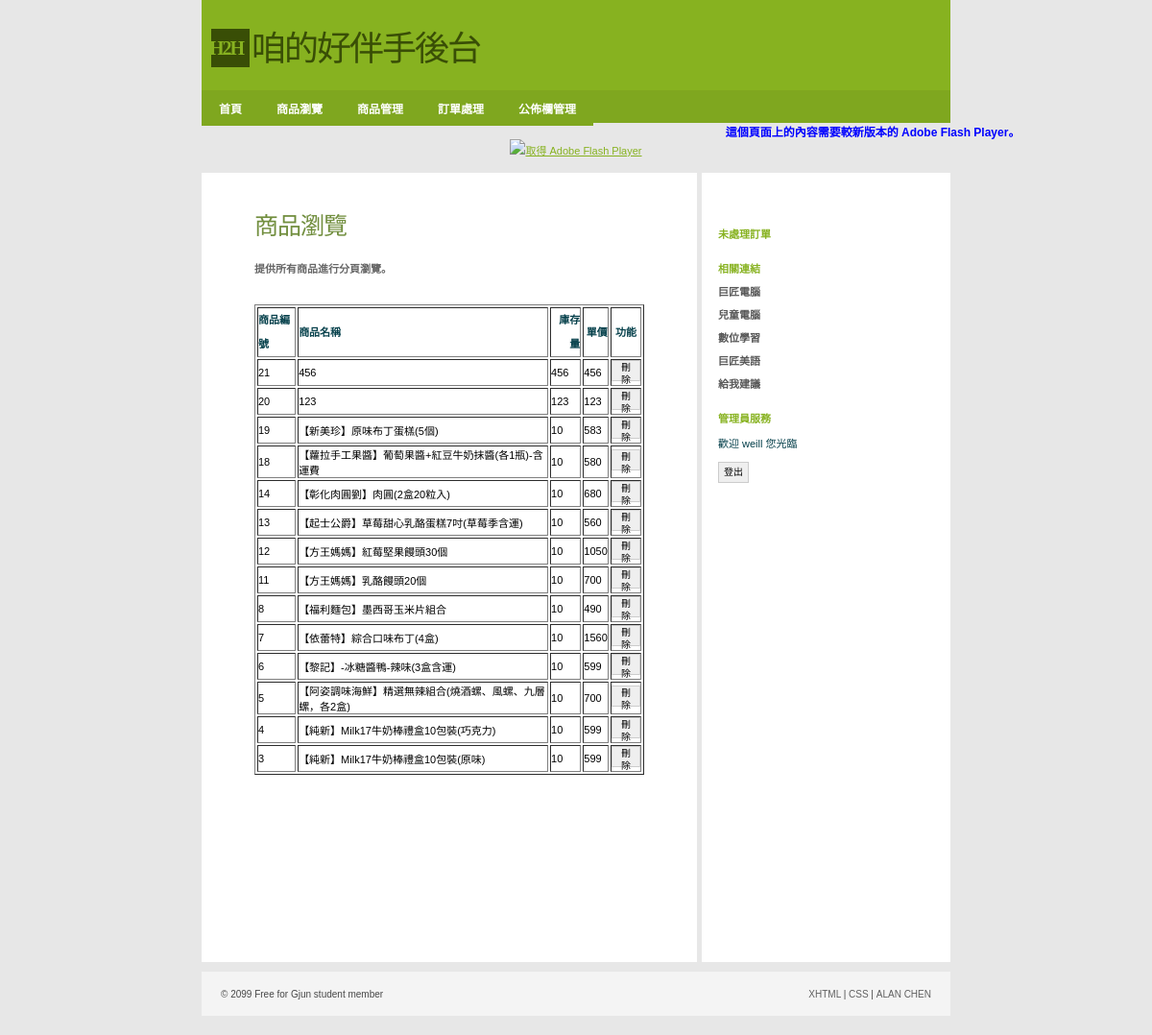
Before: /Admin/productBrowser.php (signed in) with the older database file.
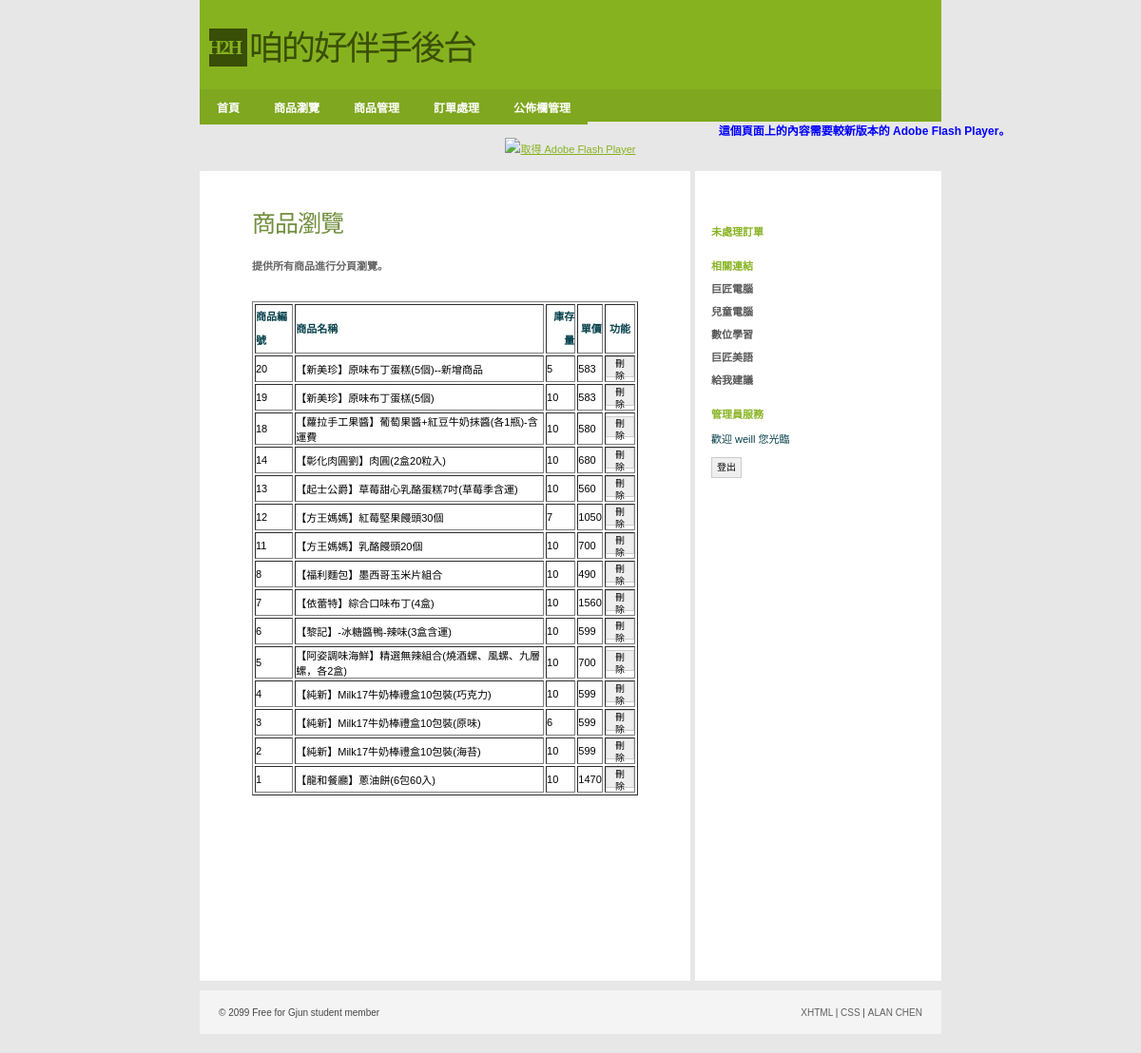
After: the same page with the newer database file.
### tables this page shows
CREATE TABLE `product` (
  `id` int(11) NOT NULL COMMENT '產品編號',
  `name` varchar(200) NOT NULL COMMENT '產品名稱',
  `introduce` text COMMENT '產品內容',
  `price` int(11) DEFAULT '0' COMMENT '產品單價',
  `qty` int(11) DEFAULT '0' COMMENT '產品庫存量',
  `state` tinyint(1) DEFAULT '1' COMMENT '產品上架否'
);

### Admin/productBrowser.php (the view, shortened to what this page needs)
<?php require_once('../Connections/shop.php'); ?>
<?php
$query_productBrowser = "SELECT * FROM product ORDER BY id DESC";
$productBrowser = mysql_query($query_productBrowser, $shop) or die(mysql_error());
$row_productBrowser = mysql_fetch_assoc($productBrowser);
 session_start(); ?>
<!DOCTYPE html PUBLIC "-//W3C//DTD XHTML 1.0 Strict//EN"
"http://www.w3.org/TR/xhtml1/DTD/xhtml1-strict.dtd">
<html xmlns="http://www.w3.org/1999/xhtml">
<head>
<link rel="stylesheet" href="../css/styles.css" media="all" type="text/css" />
</head>
<body>
  <div id="header">
      <div class="subContainer">
            <div id="logo">
            <div id="box">H2H</div>
            <p>咱的好伴手後台</p>
            </div>
    </div>
</div>
<div id="navigation">
	<ul id="sddm">
        <li><a href="index.php">首頁</a></li>
        <li><a href="productBrowser.php">商品瀏覽</a></li>
	    <li><a href="#"
        onmouseover="mopen('m1')"
        onmouseout="mclosetime()">商品管理</a>
    	</li>
        <li><a href="orderForm.php">訂單處理</a></li>
	    <li><a href="#"
        onmouseover="mopen('m2')"
        onmouseout="mclosetime()">公佈欄管理</a>
    	</li>
		</ul>
</div>
<object id="FlashID" classid="clsid:D27CDB6E-AE6D-11cf-96B8-444553540000" width="780" height="120">
    <object type="application/x-shockwave-flash" data="../Scripts/pic.swf" width="780" height="120">
      <div>
        <h4>這個頁面上的內容需要較新版本的 Adobe Flash Player。</h4>
        <p><a href="http://www.adobe.com/go/getflashplayer"><img src="http://www.adobe.com/images/shared/download_buttons/get_flash_player.gif" alt="取得 Adobe Flash Player" width="112" height="33" /></a></p>
      </div>
    </object>
  </object>
<div id="container">
  <div id="primaryContent">
    <h2>商品瀏覽</h2>
    <h3>提供所有商品進行分頁瀏覽。</h3>
    <p>&nbsp;</p>
      <table border="1" width="100%">
        <tr>
          <th scope="col"><p>商品編號</p></th>
          <th scope="col"><p>商品名稱</p></th>
          <th align="right" scope="col"><p>庫存量</p></th>
          <th align="right" scope="col"><p>單價</p></th>
          <th align="center" scope="col"><p>功能</p></th>
        </tr>
        <?php do { ?><tr>
          <td><?php echo $row_productBrowser['id']; ?></td>
          <td><?php echo $row_productBrowser['name']; ?></td>
          <td><?php echo $row_productBrowser['qty']; ?></td>
          <td><?php echo $row_productBrowser['price']; ?></td>
          <td><button onclick="if(confirm('您確認要刪除嗎?'))location.href='productDelete.php?id=<?php echo $row_productBrowser['id']; ?>'">刪除</button></td>
          </tr> <?php } while ($row_productBrowser = mysql_fetch_assoc($productBrowser)); ?>
      </table>
    <p>&nbsp;</p>
    <p>&nbsp;</p>
    <p>&nbsp;</p>
    <p>&nbsp;</p>
    <p>&nbsp;</p>
    <p>&nbsp;</p>
    <p>&nbsp;</p>
  </div>
  <div id="secondaryContent">
    <p>&nbsp;</p>
    <h3>未處理訂單</h3>
    <h3>相關連結</h3>
    <ul class="links">
      <li><a href="http://www.pcschool.com.tw/">巨匠電腦</a></li>
      <li><a href="http://kid.pcschool.com.tw/">兒童電腦</a></li>
      <li><a href="http://www.soeasyedu.com.tw/">數位學習</a></li>
      <li><a href="http://www.soeasyedu.com.tw/">巨匠美語</a></li>
      <li><a href="http://www.off.com.tw/weiblog">給我建議</a>
    </ul>
    <?php if(!isset($_SESSION['MM_Username'])){?>
    <h3>管理員登入</h3>
    <form action="loginCheck.php" method="post">
      <p>
        <input value="user" name="user" placeholder="user" />
      </p>
      <p>
        <input name="password" type="password" value="" placeholder="password" />
      </p>
      <p>
        <button type="submit">送出</button>
      </p>
    </form>
    <?php }else{ ?>
    <h3>管理員服務</h3>
    <form action="logout.php" method="post">
    <p>歡迎 <?php echo $_SESSION['MM_Username'];?> 您光臨</p>
    <p><button type="submit">登出</button></p>
    </form>
	<?php }?>
  </div>
        <br class="clear" />
</div>
    <div id="footer">
        <ul>
            <li id="copyright">&copy; 2099 Free for Gjun student member</li>
            <li id="links">
                <ul>
                    <li><a href="#">XHTML</a> |</li>
                    <li><a href="#">CSS</a> |</li>
                    <li><a href="http://gjun.tw">ALAN CHEN</a></li>
                </ul>
            </li>
        </ul>
    </div>
</body>
</html>

Changed rows visible on the page:
removed product: id "21", name "456", qty "456", price "456"
changed product id 20: name "123" → "【新美珍】原味布丁蛋糕(5個)--新增商品"; qty "123" → "5"; price "123" → "583"
changed product "【方王媽媽】紅莓堅果饅頭30個": qty "10" → "7"
changed product "【純新】Milk17牛奶棒禮盒10包裝(原味)": qty "10" → "6"
added product: id "2", name "【純新】Milk17牛奶棒禮盒10包裝(海苔)", qty "10", price "599"
added product: id "1", name "【龍和餐廳】蔥油餅(6包60入)", qty "10", price "1470"
